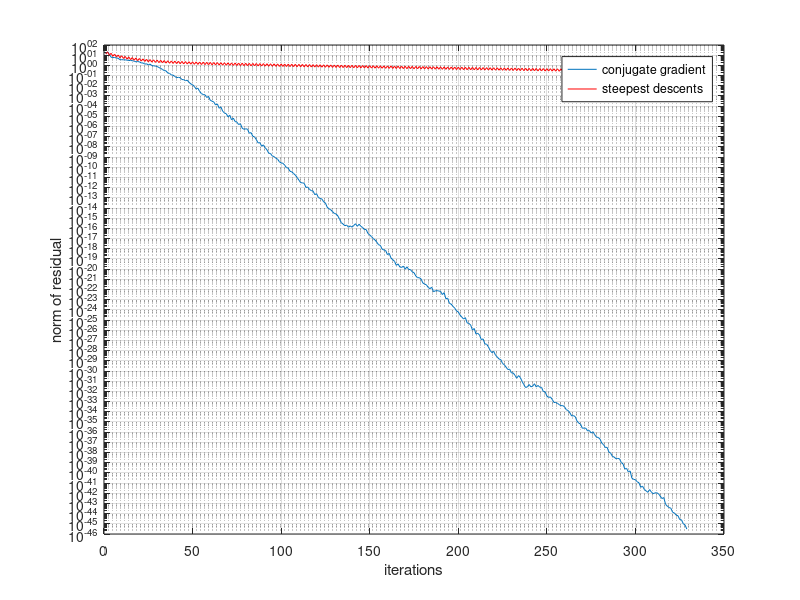

MATLAB code to generate this figure:
% A simple demonstration of the conjugate gradient algorithm
% and the method of steepest descents for quadratic minimization

A = gallery('wathen',5,9); 
% a random sparse SPD finite element mass matrix
n=length(A);
b=ones(n,1);

% initial guess
x=zeros(n,1);
% number of iterations
niter = 2*n;
% store norm of residual in res
res=zeros(niter+1,1);

% conjugate gradients
r = b-A*x;
s = r;
r2 = r'*r;
res(1) = sqrt(r2);
for i = 1:niter
  t = A*s;
  s2 = s'*t;
  lambda = r2/s2;
  x = x + lambda*s;
  r = r-lambda*t;
  r2old = r2;
  r2 = r'*r;
  s=r+(r2/r2old)*s;
  res(i+1)=sqrt(r2);
end

% plot norms of residuals: linear convergence means a straight line
semilogy(res)

hold on

% for comparison show steepest descents

% initial guess
x=zeros(n,1);
% number of iterations
niter = 2*n;
% store norm of residual in res
ressd=zeros(niter+1,1);

% steepest descents
for i = 1:niter
  s = b-A*x;
  s2 = s'*s;
  l = s2/(s'*A*s);
  x = x + l*s;
  ressd(i)=sqrt(s2);
end
s = b-A*x;
ressd(niter+1)=sqrt(s'*s);

% plot norms of residuals: linear convergence means a straight line
semilogy(ressd,'r')
grid on

xlabel('iterations')
ylabel('norm of residual')
legend('conjugate gradient','steepest descents')
disp('hit any key to close window')
pause
close
